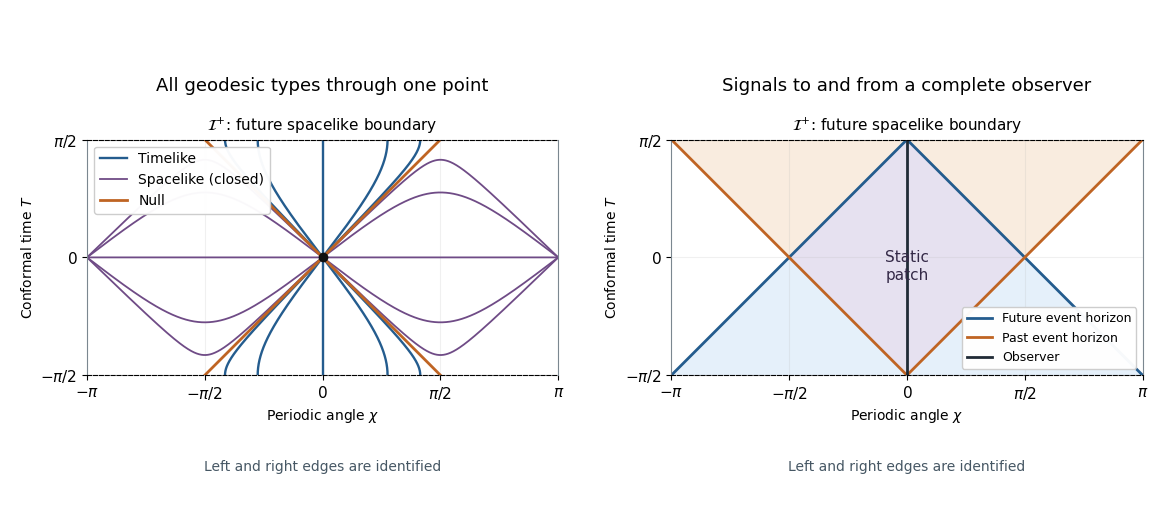

The Python source for this figure:
"""Draw de Sitter geodesics and causal horizons; write opaque PNG to cwd."""
from pathlib import Path
import matplotlib.pyplot as plt
import numpy as np

pi = np.pi
T = np.linspace(-pi / 2, pi / 2, 1001)
chi = np.linspace(-pi, pi, 1501)
fig, axes = plt.subplots(1, 2, figsize=(11.6, 5.2), dpi=100, facecolor='white')
blue, orange, purple = '#245c8e', '#bf6423', '#6f4b86'
for ax in axes:
    ax.set(xlim=(-pi, pi), ylim=(-pi / 2, pi / 2), xlabel=r'Periodic angle $\chi$', ylabel=r'Conformal time $T$')
    ax.set_aspect('equal')
    ax.set_xticks([-pi, -pi / 2, 0, pi / 2, pi], [r'$-\pi$', r'$-\pi/2$', '$0$', r'$\pi/2$', r'$\pi$'])
    ax.set_yticks([-pi / 2, 0, pi / 2], [r'$-\pi/2$', '$0$', r'$\pi/2$'])
    ax.grid(alpha=.18)
    ax.tick_params(labelsize=11)
    ax.spines[['top', 'bottom']].set_linestyle('--')
    ax.spines[['left', 'right']].set_color('#7b8790')
    ax.text(0, pi / 2 + .11, r'$\mathcal{I}^{+}$: future spacelike boundary', ha='center', fontsize=11)

ax = axes[0]
for j, alpha in enumerate([-2, -1, 0, 1, 2]):
    ax.plot(np.arcsin(np.tanh(alpha) * np.sin(T)), T, color=blue, lw=1.7,
            label='Timelike' if j == 0 else None)
    ax.plot(chi, np.arcsin(np.tanh(alpha) * np.sin(chi)), color=purple, lw=1.3,
            label='Spacelike (closed)' if j == 0 else None)
ax.plot(T, T, color=orange, lw=2, label='Null')
ax.plot(-T, T, color=orange, lw=2)
ax.scatter([0], [0], s=36, color='#111111', zorder=5)
ax.set_title('All geodesic types through one point', fontsize=13, pad=35)
ax.legend(loc='upper left', fontsize=10, framealpha=.97)

ax = axes[1]
XX, YY = np.meshgrid(np.linspace(-pi, pi, 700), np.linspace(-pi / 2, pi / 2, 350))
# The chosen lift has shortest angular distance |chi| <= pi.
can_send = np.abs(XX) < pi / 2 - YY
can_receive = np.abs(XX) < YY + pi / 2
region = can_send.astype(int) + 2 * can_receive.astype(int)
from matplotlib.colors import ListedColormap
ax.pcolormesh(XX, YY, region, shading='auto', cmap=ListedColormap(['#ffffff', '#e5f0fa', '#f9ecdf', '#e6e1f0']), vmin=0, vmax=3, rasterized=True)
for j, sign in enumerate([-1, 1]):
    ax.plot(sign * (pi / 2 - T), T, color=blue, lw=2, label='Future event horizon' if j == 0 else None)
    ax.plot(sign * (T + pi / 2), T, color=orange, lw=2, label='Past event horizon' if j == 0 else None)
ax.plot(np.zeros_like(T), T, color='#202b36', lw=2, label='Observer')
ax.text(0, -.12, 'Static\npatch', ha='center', va='center', fontsize=11, color='#342947')
ax.set_title('Signals to and from a complete observer', fontsize=13, pad=35)
ax.legend(loc='lower right', fontsize=9, framealpha=.97)
fig.subplots_adjust(left=.075, right=.985, bottom=.22, top=.79, wspace=.24)
for ax in axes:
    box = ax.get_position()
    fig.text((box.x0 + box.x1) / 2, .095, 'Left and right edges are identified', ha='center', fontsize=10, color='#465764')
fig.savefig(Path.cwd() / (Path(__file__).stem + '.png'), dpi=100, facecolor='white', transparent=False)
plt.close(fig)
